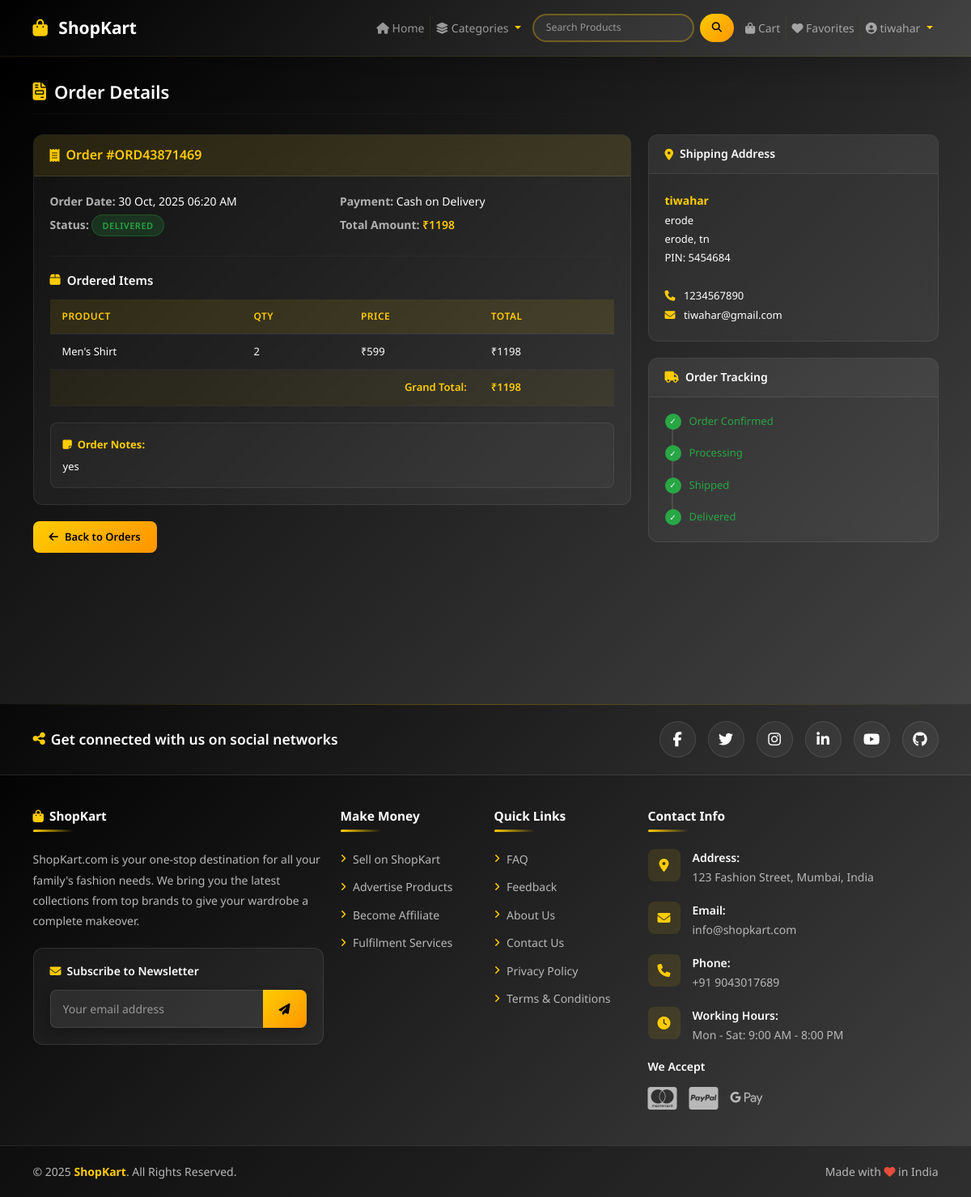
The app's page /order-detail/9/ (signed in) with its own data.
### shop/models.py (models this page shows, shortened)
class Order(models.Model):
    ORDER_STATUS = (
        ('Pending', 'Pending'),
        ('Confirmed', 'Confirmed'),
        ('Processing', 'Processing'),
        ('Shipped', 'Shipped'),
        ('Delivered', 'Delivered'),
        ('Cancelled', 'Cancelled'),
    )
    user = models.ForeignKey(User, on_delete=models.CASCADE)
    order_number = models.CharField(max_length=100, unique=True)
    full_name = models.CharField(max_length=200)
    email = models.EmailField()
    phone = models.CharField(max_length=15)
    address = models.TextField()
    city = models.CharField(max_length=100)
    state = models.CharField(max_length=100)
    pincode = models.CharField(max_length=10)
    total_amount = models.DecimalField(max_digits=10, decimal_places=2)
    status = models.CharField(max_length=20, choices=ORDER_STATUS, default='Pending')
    payment_mode = models.CharField(max_length=50, default='Cash on Delivery')
    order_notes = models.TextField(blank=True, null=True)
    created_at = models.DateTimeField(auto_now_add=True)
    updated_at = models.DateTimeField(auto_now=True)
    class Meta:
        ordering = ['-created_at']

class OrderItem(models.Model):
    order = models.ForeignKey(Order, on_delete=models.CASCADE, related_name='items')
    product = models.ForeignKey('Product', on_delete=models.CASCADE)  # Adjust to your Product model
    quantity = models.IntegerField()
    price = models.DecimalField(max_digits=10, decimal_places=2)
    total = models.DecimalField(max_digits=10, decimal_places=2)
    created_at = models.DateTimeField(auto_now_add=True)

class Product(models.Model):
    category=models.ForeignKey(Category,on_delete=models.CASCADE)
    name = models.CharField(max_length=150,null=False,blank=False)
    vendor=models.CharField(max_length=150,null=False,blank=False)
    product_image = models.ImageField(upload_to=get_file_path,null=True,blank=True)
    quantity = models.IntegerField(null=False,blank=False)
    original_price=models.FloatField(null=False,blank=False)
    selling_price=models.FloatField(null=False,blank=False)
    description = models.TextField(max_length=500, null=False,blank=False)
    status = models.BooleanField(default=False,help_text="0-show,1-Hidden")
    trending = models.BooleanField(default=False,help_text="0-default,1-Trending")
    created_at = models.DateTimeField(auto_now_add=True)
    updated_at = models.DateTimeField(auto_now=True)

### shop/views.py (the view)
# urls.py: path('order-detail/<int:order_id>/', views.order_detail, name='order_detail'),
@login_required(login_url='login')
def order_detail(request, order_id):
    try:
        order = Order.objects.get(id=order_id, user=request.user)
        order_items = OrderItem.objects.filter(order=order)
        context = {
            'order': order,
            'order_items': order_items,
        }
        return render(request, 'shop/order_detail.html', context)
    except Order.DoesNotExist:
        messages.error(request, 'Order not found!')
        return redirect('my_orders')

### shop/views.py (called while the page is built)
def navbar_context(request):
    categories = Category.objects.all()
    cart_count = Cart.objects.filter(user=request.user).count() if request.user.is_authenticated else 0
    fav_count = Favourite.objects.filter(user=request.user).count() if request.user.is_authenticated else 0
    return {
        'categories': categories,
        'cart_count': cart_count,
        'fav_count': fav_count
    }

### shop/templates/shop/order_detail.html (shortened to what this page needs)
{% extends 'shop/layouts/main.html' %}
{% block content %}
<section class="order-detail-section">
  <div class="container">
    <div class="section-header">
      <h4><i class="fas fa-file-invoice"></i> Order Details</h4>
      <hr>
    </div>
    <div class="row">
      <div class="col-lg-8">
        <div class="detail-card">
          <div class="card-header">
            <h5><i class="fas fa-receipt"></i> Order #{{ order.order_number }}</h5>
          </div>
          <div class="card-body">
            <div class="order-info-row">
              <div class="order-info-col">
                <p><strong>Order Date:</strong> {{ order.created_at|date:"d M, Y h:i A" }}</p>
                <p>
                  <strong>Status:</strong>
                  {% if order.status == 'Delivered' %}
                    <span class="status-badge status-delivered">{{ order.status }}</span>
                  {% elif order.status == 'Cancelled' %}
                    <span class="status-badge status-cancelled">{{ order.status }}</span>
                  {% elif order.status == 'Shipped' %}
                    <span class="status-badge status-shipped">{{ order.status }}</span>
                  {% else %}
                    <span class="status-badge status-pending">{{ order.status }}</span>
                  {% endif %}
                </p>
              </div>
              <div class="order-info-col">
                <p><strong>Payment:</strong> {{ order.payment_mode }}</p>
                <p><strong>Total Amount:</strong> <span style="color: #ffcc00; font-weight: 600;">₹{{ order.total_amount|stringformat:'d' }}</span></p>
              </div>
            </div>
            <hr class="divider">
            <div class="items-section">
              <h6><i class="fas fa-box"></i> Ordered Items</h6>
              <table class="items-table">
                <thead>
                  <tr>
                    <th>Product</th>
                    <th>Qty</th>
                    <th>Price</th>
                    <th>Total</th>
                  </tr>
                </thead>
                <tbody>
                  {% for item in order_items %}
                  <tr>
                    <td>{{ item.product.name }}</td>
                    <td>{{ item.quantity }}</td>
                    <td>₹{{ item.price|stringformat:'d' }}</td>
                    <td>₹{{ item.total|stringformat:'d' }}</td>
                  </tr>
                  {% endfor %}
                  <tr class="total-row">
                    <td colspan="3" style="text-align: right;">Grand Total:</td>
                    <td>₹{{ order.total_amount|stringformat:'d' }}</td>
                  </tr>
                </tbody>
              </table>
            </div>
            {% if order.order_notes %}
            <div class="order-notes">
              <strong><i class="fas fa-sticky-note me-1"></i> Order Notes:</strong>
              <p>{{ order.order_notes }}</p>
            </div>
            {% endif %}
          </div>
        </div>
        <a href="{% url 'my_orders' %}" class="btn-back">
          <i class="fas fa-arrow-left"></i> Back to Orders
        </a>
      </div>
      <div class="col-lg-4">
        <div class="sidebar-card">
          <div class="sidebar-header">
            <h6><i class="fas fa-map-marker-alt"></i> Shipping Address</h6>
          </div>
          <div class="sidebar-body address-box">
            <address>
              <strong>{{ order.full_name }}</strong><br>
              {{ order.address }}<br>
              {{ order.city }}, {{ order.state }}<br>
              PIN: {{ order.pincode }}<br><br>
              <i class="fas fa-phone"></i> {{ order.phone }}<br>
              <i class="fas fa-envelope"></i> {{ order.email }}
            </address>
          </div>
        </div>
        <div class="sidebar-card">
          <div class="sidebar-header">
            <h6><i class="fas fa-truck"></i> Order Tracking</h6>
          </div>
          <div class="sidebar-body">
            <div class="tracking-timeline">
              <div class="tracking-step {% if order.status == 'Confirmed' or order.status == 'Processing' or order.status == 'Shipped' or order.status == 'Delivered' %}completed{% else %}pending{% endif %}">
                <div class="tracking-icon {% if order.status == 'Confirmed' or order.status == 'Processing' or order.status == 'Shipped' or order.status == 'Delivered' %}completed{% else %}pending{% endif %}">
                  {% if order.status == 'Confirmed' or order.status == 'Processing' or order.status == 'Shipped' or order.status == 'Delivered' %}✓{% else %}○{% endif %}
                </div>
                <p>Order Confirmed</p>
              </div>
              <div class="tracking-step {% if order.status == 'Processing' or order.status == 'Shipped' or order.status == 'Delivered' %}completed{% else %}pending{% endif %}">
                <div class="tracking-icon {% if order.status == 'Processing' or order.status == 'Shipped' or order.status == 'Delivered' %}completed{% else %}pending{% endif %}">
                  {% if order.status == 'Processing' or order.status == 'Shipped' or order.status == 'Delivered' %}✓{% else %}○{% endif %}
                </div>
                <p>Processing</p>
              </div>
              <div class="tracking-step {% if order.status == 'Shipped' or order.status == 'Delivered' %}completed{% else %}pending{% endif %}">
                <div class="tracking-icon {% if order.status == 'Shipped' or order.status == 'Delivered' %}completed{% else %}pending{% endif %}">
                  {% if order.status == 'Shipped' or order.status == 'Delivered' %}✓{% else %}○{% endif %}
                </div>
                <p>Shipped</p>
              </div>
              <div class="tracking-step {% if order.status == 'Delivered' %}completed{% else %}pending{% endif %}">
                <div class="tracking-icon {% if order.status == 'Delivered' %}completed{% else %}pending{% endif %}">
                  {% if order.status == 'Delivered' %}✓{% else %}○{% endif %}
                </div>
                <p>Delivered</p>
              </div>
            </div>
          </div>
        </div>
      </div>
    </div>
  </div>
</section>
{% endblock content %}

### shop/templates/shop/inc/navbar.html (shortened to what this page needs)
{% load static %}
<nav class="navbar navbar-expand-lg navbar-dark shadow-lg py-3">
  <div class="container">
    <a class="navbar-brand fw-bold" href="{% url 'home' %}">
      <i class="fa fa-shopping-bag"></i> ShopKart
    </a>
    <div class="collapse navbar-collapse" id="mainNavbar">
      <ul class="navbar-nav ms-auto align-items-center">
        <li class="nav-item">
          <a class="nav-link" href="{% url 'home' %}">
            <i class="fa fa-house"></i> Home
          </a>
        </li>
        <li class="nav-item dropdown dropdown-hover">
          <a class="nav-link dropdown-toggle" href="#" id="catDropdown" role="button" data-bs-toggle="dropdown" aria-expanded="false" aria-haspopup="true">
            <i class="fa fa-layer-group"></i> Categories
          </a>
        </li>
        <li class="nav-item mx-2">
          <form class="d-flex" action="{% url 'search' %}" method="GET" id="searchForm">
            <input class="form-control form-control-sm me-2 search-input" type="search" name="query" placeholder="Search Products" aria-label="Search" required minlength="1">
            <button class="btn btn-sm search-btn" type="submit" id="searchBtn">
              <i class="fa fa-magnifying-glass"></i>
            </button>
          </form>
        </li>
        <li class="nav-item">
          <a class="nav-link position-relative cart-link" href="{% url 'cart' %}" aria-label="Shopping Cart">
            <i class="fa fa-bag-shopping"></i> Cart
          </a>
        </li>
        <li class="nav-item">
          <a class="nav-link position-relative fav-link" href="{% url 'favviewpage' %}" aria-label="Favorites">
            <i class="fa fa-heart"></i> Favorites
          </a>
        </li>
        <li class="nav-item dropdown dropdown-hover">
          {% if request.user.is_authenticated %}
            <a class="nav-link dropdown-toggle" href="#" id="userDropdown" role="button" data-bs-toggle="dropdown" aria-expanded="false" aria-haspopup="true">
              <i class="fa fa-circle-user"></i> {{ request.user.username }}
            </a>
          {% endif %}
        </li>
      </ul>
    </div>
  </div>
</nav>

### shop/static/css/style.css (style rules this page uses)
html { font-size: 14px; }
body { font-family: 'Noto Sans', sans-serif; }
a { text-decoration: none; }
.navbar { background: linear-gradient(135deg, #000000 0%, #434343 100%); }

### shop/templates/shop/inc/navbar.html (style rules this page uses)
:root { --navbar-bg: linear-gradient(135deg, #000000 0%, #434343 100%); --accent-color: #ffcc00; --accent-hover: #ff9500; --hover-bg: rgba(255, 204, 0, 0.15); --hover-bg-light: rgba(255, 204, 0, 0.1); --dropdown-shadow: 0 8px 24px rgba(0, 0, 0, 0.3); --transition-speed: 0.3s; --border-radius: 8px; --border-radius-lg: 12px; --border-radius-pill: 20px; }
html { scroll-behavior: smooth; }
.navbar { background: var(--navbar-bg); position: sticky; top: 0; z-index: 1000; backdrop-filter: blur(10px); transition: all var(--transition-speed) ease; border-bottom: 1px solid rgba(255, 204, 0, 0.1); }
.navbar-nav .nav-link { padding: 10px 16px; transition: all var(--transition-speed) cubic-bezier(0.4, 0, 0.2, 1); border-radius: var(--border-radius); position: relative; overflow: hidden; color: #fff; }
.navbar-nav .nav-link::before { content: ''; position: absolute; top: 0; left: 0; width: 100%; height: 100%; background: var(--hover-bg-light); transform: translateX(-100%); transition: transform var(--transition-speed) ease; z-index: -1; }
.navbar-nav .nav-link i { transition: all 0.3s ease; }
.dropdown-toggle::after { transition: transform var(--transition-speed) ease; border-top-color: var(--accent-color); }
.search-input { border-radius: var(--border-radius-pill); border: 2px solid rgba(255, 204, 0, 0.3); padding: 6px 15px; transition: all var(--transition-speed) ease; background: rgba(255, 255, 255, 0.05); color: #fff; width: 200px; }
.search-input::placeholder { color: rgba(255, 255, 255, 0.5); }
.search-btn { border-radius: var(--border-radius-pill); padding: 6px 15px; transition: all var(--transition-speed) ease; border: none; background: linear-gradient(135deg, #ffcc00 0%, #ff9500 100%); color: #000; font-weight: 600; }
.search-btn i { transition: transform 0.3s ease; }
.navbar-brand { font-size: 1.5rem; transition: all var(--transition-speed) ease; color: #fff; }
.navbar-brand i { margin-right: 8px; transition: transform 0.5s ease; color: var(--accent-color); }
.fa-house { transition: all 0.3s ease; }
.fa-layer-group { transition: all 0.3s ease; }
.fa-circle-user { transition: all 0.3s ease; }

### shop/templates/shop/inc/footer.html (style rules this page uses)
:root { --footer-bg-gradient: linear-gradient(135deg, #000000 0%, #434343 100%); --footer-text: #b8b8b8; --footer-heading: #ffffff; --footer-accent: #ffcc00; --footer-accent-hover: #ff9500; --footer-link-hover: #ffcc00; --footer-border: rgba(255, 255, 255, 0.1); --footer-social-facebook: #3b5998; --footer-social-twitter: #1da1f2; --footer-social-instagram: #e4405f; --footer-social-linkedin: #0077b5; --footer-social-youtube: #ff0000; --footer-social-github: #333; }

### records on screen
Order: order_number "ORD43871469", created_at "30 Oct, 2025 06:20 AM", status "DELIVERED", payment_mode "Cash on Delivery", total_amount "1198", order_notes "yes", full_name "tiwahar", address "erode", city "erode", state "tn", pincode "5454684", phone "1234567890", email "tiwahar@gmail.com"
OrderItem: product.name "Men's Shirt", quantity "2", price "599", total "1198"

### other values on screen
{{ request.user.username }} "tiwahar"
